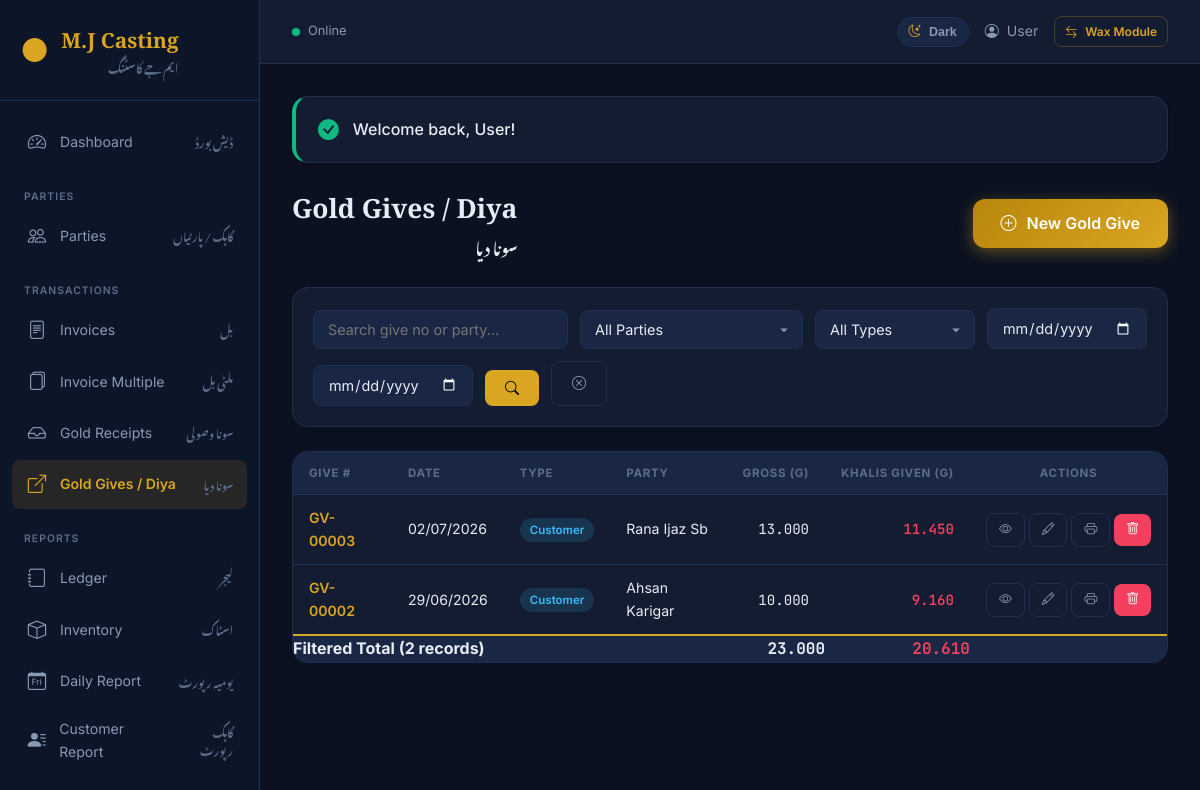
Page /gold-gives/index.php (signed in) on the committed database.
### tables this page shows
CREATE TABLE `users` (
  `id` int(11) NOT NULL,
  `name` varchar(255) NOT NULL,
  `email` varchar(255) NOT NULL,
  `email_verified_at` datetime DEFAULT NULL,
  `password` varchar(255) NOT NULL,
  `remember_token` varchar(100) DEFAULT NULL,
  `created_at` timestamp NOT NULL DEFAULT current_timestamp(),
  `updated_at` timestamp NOT NULL DEFAULT current_timestamp() ON UPDATE current_timestamp()
);

CREATE TABLE `gold_gives` (
  `id` int(11) NOT NULL,
  `give_no` varchar(50) NOT NULL,
  `customer_id` int(11) NOT NULL,
  `give_type` enum('customer','dukandar','karigar') DEFAULT 'customer',
  `give_date` date NOT NULL,
  `total_gross_weight` decimal(10,3) DEFAULT 0.000,
  `total_khalis_weight` decimal(10,3) DEFAULT 0.000,
  `remarks` text DEFAULT NULL,
  `created_by` int(11) DEFAULT NULL,
  `updated_by` int(11) DEFAULT NULL,
  `created_at` timestamp NOT NULL DEFAULT current_timestamp(),
  `updated_at` timestamp NOT NULL DEFAULT current_timestamp() ON UPDATE current_timestamp(),
  `deleted_at` datetime DEFAULT NULL
);

CREATE TABLE `customers` (
  `id` int(11) NOT NULL,
  `name` varchar(100) NOT NULL,
  `phone` varchar(20) DEFAULT NULL,
  `cnic` varchar(30) DEFAULT NULL,
  `address` text DEFAULT NULL,
  `city` varchar(50) DEFAULT NULL,
  `opening_balance` decimal(15,2) DEFAULT 0.00,
  `status` enum('active','inactive') DEFAULT 'active',
  `party_type` enum('customer','dukandar','karigar') DEFAULT 'customer',
  `created_at` timestamp NOT NULL DEFAULT current_timestamp(),
  `updated_at` timestamp NOT NULL DEFAULT current_timestamp() ON UPDATE current_timestamp(),
  `deleted_at` datetime DEFAULT NULL
);

### config.php (called while the page is built, shortened)
<?php
function getDB(): PDO {
    static $pdo = null;
    if ($pdo === null) {
        try {
            $pdo = new PDO(
                "mysql:host=" . DB_HOST . ";dbname=" . DB_NAME . ";charset=utf8mb4",
                DB_USER,
                DB_PASS,
                [
                    PDO::ATTR_ERRMODE => PDO::ERRMODE_EXCEPTION,
                    PDO::ATTR_DEFAULT_FETCH_MODE => PDO::FETCH_ASSOC,
                    PDO::ATTR_EMULATE_PREPARES => false,
                ]
            );
        } catch (PDOException $e) {
            die("Database connection failed: " . $e->getMessage());
        }
    }
    return $pdo;
}
function isLoggedIn(): bool {
    return isset($_SESSION['user_id']);
}
function getCurrentUser(): ?array {
    $stmt = getDB()->prepare("SELECT id, name, email FROM users WHERE id = ?");
    $stmt->execute([$_SESSION['user_id']]);
    return $stmt->fetch() ?: null;
}
function getBaseUrl(): string {
    $protocol = (!empty($_SERVER['HTTPS']) && $_SERVER['HTTPS'] !== 'off') ? 'https://' : 'http://';
    $host = $_SERVER['HTTP_HOST'] ?? 'localhost';
    $scriptPath = $_SERVER['SCRIPT_NAME'];
    $pos = strpos($scriptPath, '/mjcasting/');
    if ($pos !== false) {
        $basePath = substr($scriptPath, 0, $pos + strlen('/mjcasting/'));
    } else {
        $basePath = rtrim(dirname($scriptPath), '/\\') . '/';
    }
    return $protocol . $host . $basePath;
}
function url(string $path = ''): string {
    return getBaseUrl() . ltrim($path, '/');
}
function getFlash(): ?array {
    if (isset($_SESSION['flash'])) {
        $flash = $_SESSION['flash'];
        return $flash;
    }
    return null;
}
function query(string $key, $default = null) {
    return $_GET[$key] ?? $default;
}
function formatDate(string $date, string $format = 'd/m/Y'): string {
    $ts = strtotime($date);
    return $ts ? date($format, $ts) : $date;
}

### gold-gives/index.php (the view, shortened to what this page needs)
<?php
require_once __DIR__ . '/../config.php';
$db = getDB();
$search = query('search', '');
$fromDate = query('from_date', '');
$toDate = query('to_date', '');
$page = max(1, (int) query('page', 1));
$perPage = 25;
$countSql = "SELECT COUNT(*) FROM gold_gives g LEFT JOIN customers c ON c.id = g.customer_id WHERE g.deleted_at IS NULL";
$sql = "SELECT g.*, c.name as customer_name FROM gold_gives g LEFT JOIN customers c ON c.id = g.customer_id WHERE g.deleted_at IS NULL";
$params = [];
$total = $db->prepare($countSql);
$total->execute($params);
$totalCount = (int)$total->fetchColumn();
$lastPage = max(1, (int)ceil($totalCount / $perPage));
$page = min($page, $lastPage);
$offset = ($page - 1) * $perPage;
$totalsSql = str_replace(
    'SELECT g.*, c.name as customer_name',
    'SELECT COALESCE(SUM(g.total_gross_weight),0) AS total_gross, COALESCE(SUM(g.total_khalis_weight),0) AS total_khalis',
    $sql
);
$totalsStmt = $db->prepare($totalsSql);
$totalsStmt->execute($params);
$listTotals = $totalsStmt->fetch() ?: ['total_gross' => 0, 'total_khalis' => 0];
$sql .= " ORDER BY g.give_date DESC, g.id DESC LIMIT $perPage OFFSET $offset";
$stmt = $db->prepare($sql);
$stmt->execute($params);
$gives = $stmt->fetchAll();
require_once __DIR__ . '/../includes/header.php';
?>
<div class="page-header">
    <div class="page-title-group">
        <h1>Gold Gives / Diya</h1>
        <p class="font-urdu" style="margin-top:4px;">سونا دیا</p>
    </div>
    <div class="page-actions">
        <a href="<?= url('gold-gives/create.php') ?>" class="btn btn-gold"><i class="bi bi-plus-circle"></i> New Gold Give</a>
    </div>
</div>
<form method="GET" class="filter-bar">
    <div class="form-group" style="flex:1;"><input type="text" name="search" class="form-control" placeholder="Search give no or party..." value="<?= htmlspecialchars($search) ?>"></div>
    <div class="form-group"><select name="customer_id" class="form-control" onchange="this.form.submit()"><option value="">All Parties</option></select></div>
    <div class="form-group"><select name="give_type" class="form-control" onchange="this.form.submit()"><option value="">All Types</option></select></div>
    <div class="form-group"><input type="date" name="from_date" class="form-control" value="<?= htmlspecialchars($fromDate) ?>"></div>
    <div class="form-group"><input type="date" name="to_date" class="form-control" value="<?= htmlspecialchars($toDate) ?>"></div>
    <button type="submit" class="btn btn-primary"><i class="bi bi-search"></i></button>
    <a href="<?= url('gold-gives/index.php') ?>" class="btn btn-outline"><i class="bi bi-x-circle"></i></a>
</form>
<div class="table-container"><table>
    <thead><tr><th>Give #</th><th>Date</th><th>Type</th><th>Party</th><th class="text-right">Gross (g)</th><th class="text-right">Khalis Given (g)</th><th class="text-center">Actions</th></tr></thead>
    <tbody>
    <?php if (empty($gives)): ?><tr><td colspan="7" class="text-center text-muted">No gold gives found</td></tr><?php else: foreach ($gives as $g): ?>
        <tr>
            <td><a href="<?= url('gold-gives/show.php?id=' . $g['id']) ?>" style="color:var(--gold-primary);text-decoration:none;font-weight:600;"><?= htmlspecialchars($g['give_no']) ?></a></td>
            <td><?= formatDate($g['give_date']) ?></td>
            <td><span class="badge bg-info"><?= ucfirst($g['give_type']) ?></span></td>
            <td><?= htmlspecialchars($g['customer_name'] ?? 'N/A') ?></td>
            <td class="text-right mono"><?= number_format($g['total_gross_weight'], 3) ?></td>
            <td class="text-right mono text-danger" style="font-weight:600;"><?= number_format($g['total_khalis_weight'], 3) ?></td>
            <td class="text-center" style="white-space:nowrap;"><a href="<?= url('gold-gives/show.php?id=' . $g['id']) ?>" class="btn btn-sm btn-outline" title="View"><i class="bi bi-eye"></i></a> <a href="<?= url('gold-gives/edit.php?id=' . $g['id']) ?>" class="btn btn-sm btn-outline" title="Edit"><i class="bi bi-pencil"></i></a> <a href="<?= url('gold-gives/print.php?id=' . $g['id']) ?>" class="btn btn-sm btn-outline" title="Print"><i class="bi bi-printer"></i></a> <a href="<?= url('gold-gives/delete.php?id=' . $g['id']) ?>" class="btn btn-sm btn-danger" title="Delete" onclick="return confirm('Delete gold give <?= htmlspecialchars($g['give_no']) ?>?')"><i class="bi bi-trash"></i></a></td>
        </tr>
    <?php endforeach; endif; ?>
    </tbody>
    <tfoot><tr style="font-weight:700;background:var(--bg-surface);border-top:2px solid var(--gold-primary);"><td colspan="4">Filtered Total (<?= number_format((float)$totalCount) ?> records)</td><td class="text-right mono"><?= number_format($listTotals['total_gross'], 3) ?></td><td class="text-right mono text-danger"><?= number_format($listTotals['total_khalis'], 3) ?></td><td></td></tr></tfoot>
</table></div>
<?php require_once __DIR__ . '/../includes/footer.php'; ?>

### includes/header.php (shortened to what this page needs)
<!DOCTYPE html>
<html lang="en">
<head>
    <link rel="stylesheet" href="https://cdn.jsdelivr.net/npm/bootstrap-icons@1.11.3/font/bootstrap-icons.min.css">
    <link rel="stylesheet" href="<?= url('assets/css/style.css') ?>">
</head>
<body>
    <?php $currentUser = getCurrentUser(); ?>
    <?php if (!isset($hideSidebar)): ?>
    <aside class="sidebar" id="sidebar">
        <div class="sidebar-header">
            <div class="logo">
                <span class="logo-icon">&#9679;</span>
                <div class="logo-text">
                    <span class="logo-title">M.J Casting</span>
                    <span class="logo-subtitle font-urdu">ایم جے کاسٹنگ</span>
                </div>
            </div>
        </div>
        <nav class="sidebar-nav">
            <a href="<?= url('dashboard.php') ?>" class="nav-item <?= basename($_SERVER['PHP_SELF']) === 'dashboard.php' ? 'active' : '' ?>">
                <i class="bi bi-speedometer2"></i>
                <span>Dashboard</span>
                <span class="font-urdu nav-urdu">ڈیش بورڈ</span>
            </a>
            <div class="nav-section-label">Parties</div>
            <a href="<?= url('customers/index.php') ?>" class="nav-item <?= strpos($_SERVER['PHP_SELF'], 'customers') !== false ? 'active' : '' ?>">
                <i class="bi bi-people"></i>
                <span>Parties</span>
                <span class="font-urdu nav-urdu">گاہک / پارٹیاں</span>
            </a>
            <div class="nav-section-label">Transactions</div>
            <a href="<?= url('invoices/index.php') ?>" class="nav-item <?= (strpos($_SERVER['PHP_SELF'], 'invoices') !== false && strpos($_SERVER['PHP_SELF'], 'invoice-multiple') === false) ? 'active' : '' ?>">
                <i class="bi bi-file-text"></i>
                <span>Invoices</span>
                <span class="font-urdu nav-urdu">بل</span>
            </a>
            <a href="<?= url('invoice-multiple/index.php') ?>" class="nav-item <?= strpos($_SERVER['PHP_SELF'], 'invoice-multiple') !== false ? 'active' : '' ?>">
                <i class="bi bi-files"></i>
                <span>Invoice Multiple</span>
                <span class="font-urdu nav-urdu">ملٹی بل</span>
            </a>
            <a href="<?= url('gold-receipts/index.php') ?>" class="nav-item <?= strpos($_SERVER['PHP_SELF'], 'gold-receipts') !== false ? 'active' : '' ?>">
                <i class="bi bi-inbox"></i>
                <span>Gold Receipts</span>
                <span class="font-urdu nav-urdu">سونا وصولی</span>
            </a>
            <a href="<?= url('gold-gives/index.php') ?>" class="nav-item <?= strpos($_SERVER['PHP_SELF'], 'gold-gives') !== false ? 'active' : '' ?>">
                <i class="bi bi-box-arrow-up-right"></i>
                <span>Gold Gives / Diya</span>
                <span class="font-urdu nav-urdu">سونا دیا</span>
            </a>
            <div class="nav-section-label">Reports</div>
            <a href="<?= url('ledger/index.php') ?>" class="nav-item <?= strpos($_SERVER['PHP_SELF'], 'ledger') !== false ? 'active' : '' ?>">
                <i class="bi bi-journal"></i>
                <span>Ledger</span>
                <span class="font-urdu nav-urdu">لیجر</span>
            </a>
            <a href="<?= url('inventory/index.php') ?>" class="nav-item <?= strpos($_SERVER['PHP_SELF'], 'inventory') !== false ? 'active' : '' ?>">
                <i class="bi bi-box"></i>
                <span>Inventory</span>
                <span class="font-urdu nav-urdu">اسٹاک</span>
            </a>
            <a href="<?= url('reports/daily.php') ?>" class="nav-item <?= strpos($_SERVER['PHP_SELF'], 'reports/daily') !== false ? 'active' : '' ?>">
                <i class="bi bi-calendar-day"></i>
                <span>Daily Report</span>
                <span class="font-urdu nav-urdu">یومیہ رپورٹ</span>
            </a>
            <a href="<?= url('reports/customer.php') ?>" class="nav-item <?= strpos($_SERVER['PHP_SELF'], 'reports/customer') !== false ? 'active' : '' ?>">
                <i class="bi bi-person-lines-fill"></i>
                <span>Customer Report</span>
                <span class="font-urdu nav-urdu">گاہک رپورٹ</span>
            </a>
            <div class="nav-section-label">System</div>
        </nav>
    </aside>
    <div class="main-wrapper">
        <header class="top-header">
            <div class="header-left">
                <div class="online-status">
                    <span class="online-dot" id="online-dot"></span>
                    <span id="online-text">Online</span>
                </div>
            </div>
            <div class="header-right">
                <button type="button" class="theme-toggle" id="theme-toggle" onclick="window.toggleMjTheme && window.toggleMjTheme()" title="Toggle light / dark theme" aria-label="Toggle theme">
                    <i class="bi bi-moon-stars" id="theme-toggle-icon"></i>
                    <span id="theme-toggle-text">Dark</span>
                </button>
                <span class="header-user">
                    <i class="bi bi-person-circle"></i>
                    <?= htmlspecialchars($currentUser['name'] ?? 'User') ?>
                </span>
                <a href="<?= url('wax/index.php') ?>" class="btn btn-sm btn-outline" style="font-size:0.75rem;padding:5px 10px;color:var(--gold-primary);border-color:var(--gold-muted);">
                    <i class="bi bi-arrow-left-right"></i> Wax Module
                </a>
            </div>
        </header>
        <main class="content-area">
            <?php if ($flash = getFlash()): ?>
                <div class="card flash-<?= $flash['type'] ?>" style="border-left: 4px solid <?= $flash['type'] === 'success' ? 'var(--success)' : 'var(--error)' ?>; padding: 16px 22px; margin-bottom: 24px;">
                    <div style="display: flex; align-items: center; gap: 14px;">
                        <i class="bi bi-<?= $flash['type'] === 'success' ? 'check-circle-fill' : 'exclamation-triangle-fill' ?>" style="color: <?= $flash['type'] === 'success' ? 'var(--success)' : 'var(--error)' ?>; font-size: 1.3rem;"></i>
                        <span style="font-weight: 500;"><?= htmlspecialchars($flash['message']) ?></span>
                    </div>
                </div>
            <?php endif; ?>
    <?php endif; ?>

### rows in the picture
users: name "User"
gold_gives: give_no "GV-00003", give_date "02/07/2026", give_type "Customer", customer.name "Rana Ijaz Sb", total_gross_weight "13.000", total_khalis_weight "11.450"
gold_gives: give_no "GV-00002", give_date "29/06/2026", give_type "Customer", customer.name "Ahsan Karigar", total_gross_weight "10.000", total_khalis_weight "9.160"

### other values in the picture
$flash['message'] "Welcome back, User!"
$totalCount "2"
$listTotals['total_gross'] "23.000"
$listTotals['total_khalis'] "20.610"
